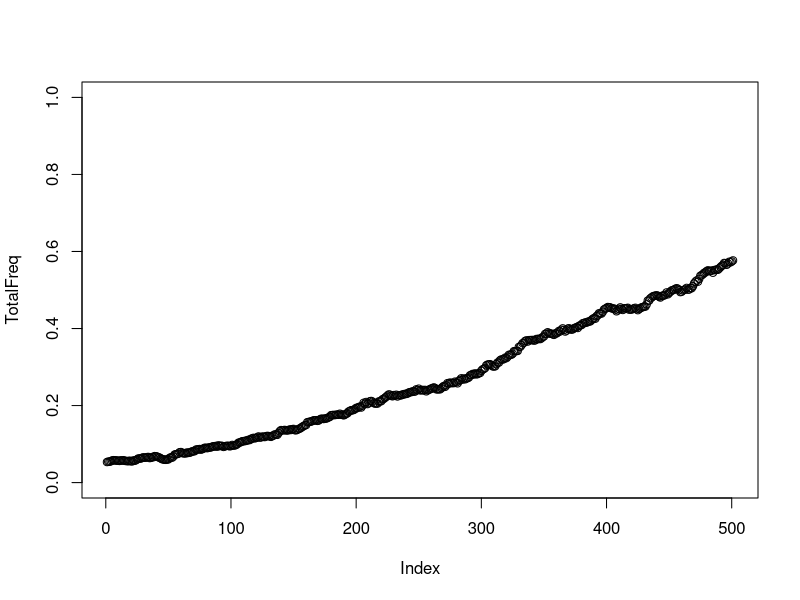

Recreate this plot in R.
ancientfreq  = runif(1, 0.05,0.2)
Generations = 500
N=30000
selectioncoef =  0.005

M = matrix(0, nrow = 0, ncol = 4)
TotalFreq = c(ancientfreq)
currentfreq = ancientfreq
for (i in 1:Generations) {

  newmean  = (currentfreq + currentfreq * selectioncoef )  /(1 + currentfreq * selectioncoef)
  
currentfreq  = rbinom(1, N, newmean ) / N

  TotalFreq = c(TotalFreq, currentfreq)

if (i %%2 == 0) {
    r = runif(1)
    if (r < currentfreq**2) M = rbind(M, c(paste0(toString(Generations-i), ".0001"), "-inf", "-inf", "0.00") )
    else if (r < currentfreq**2 + (1 - currentfreq)**2 ) {
      M = rbind(M, c(paste0(toString(Generations-i), ".0001"), "0.00", "-inf",  "-inf") )
    }
    else {
      M = rbind(M, c(paste0(toString(Generations-i), ".0001"), "-inf",   "0.00", "-inf") )
    }  
}}
M = M[-nrow(M),]
M = M[nrow(M):1,]
plot(TotalFreq, ylim = c(0,1))
writeLines(toString(TotalFreq ), "FrequencyTrajectory.txt", sep = "\n")
writeLines(toString(TotalFreq[length(TotalFreq)] ), "ModernFreq.txt", sep = "\n")

write.table(M, file = "Samples.txt", quote = F, sep = " ", row.names = F, col.names = F)

